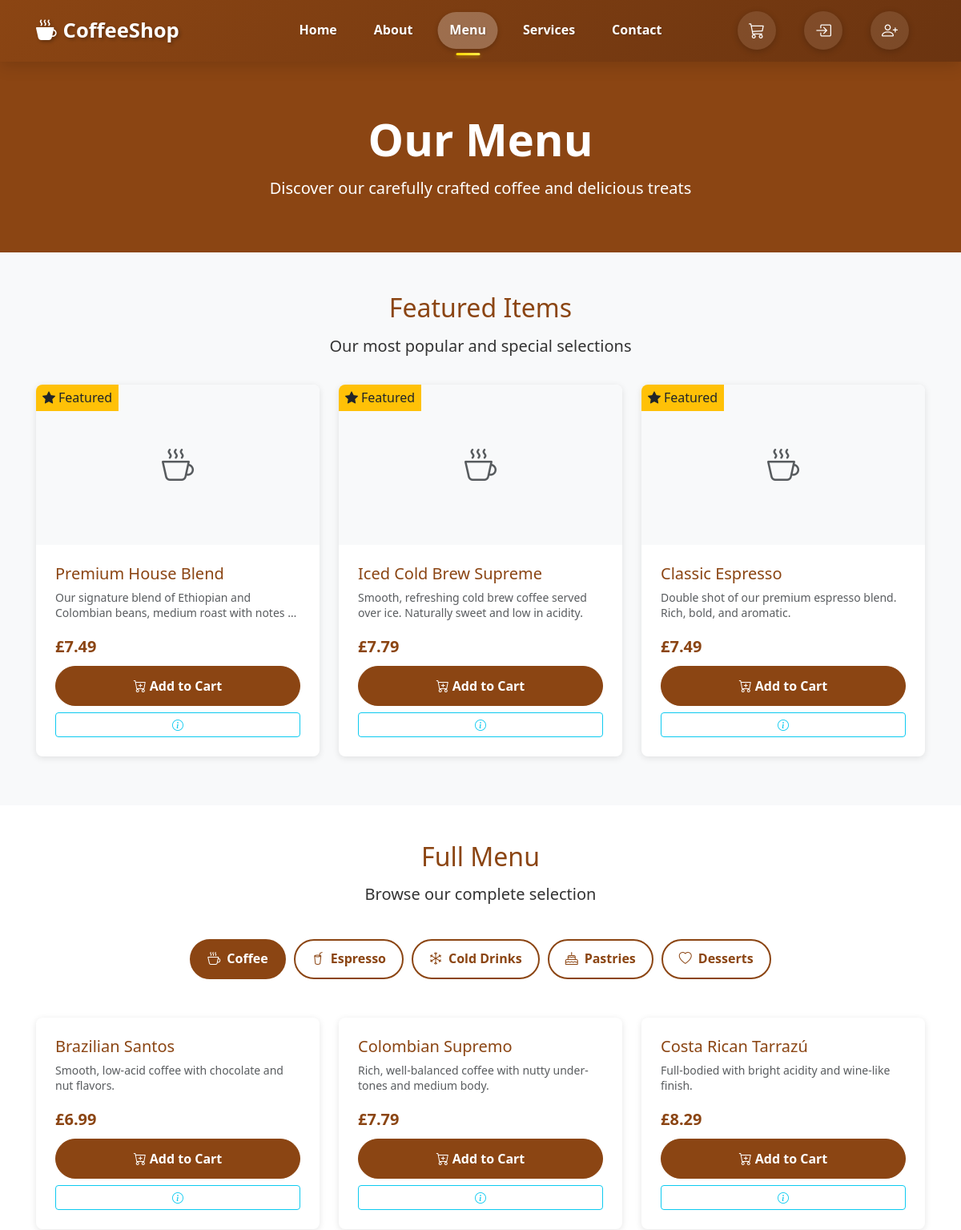
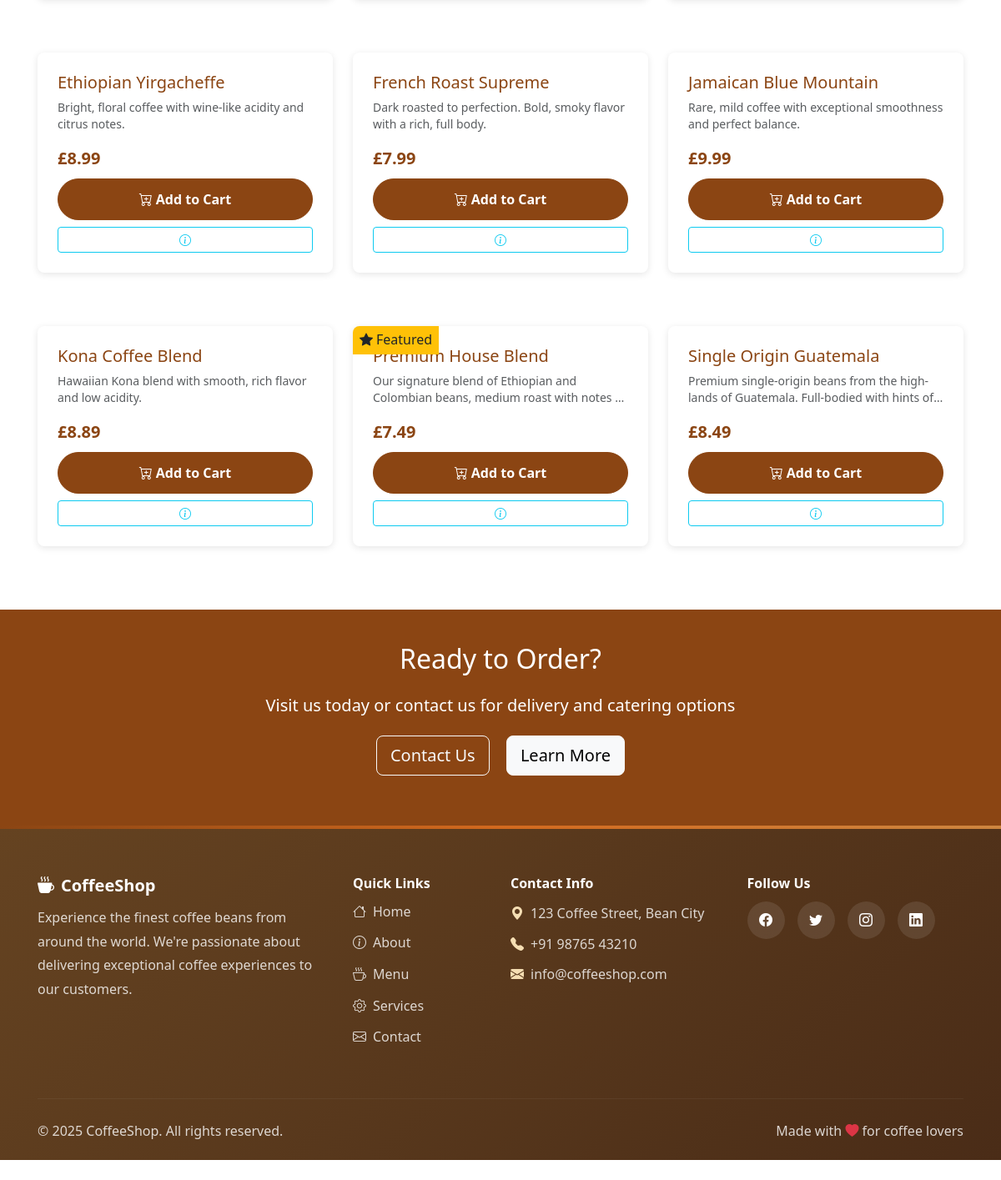
The app's page /menu/ with its own data (2 pictures, top to bottom).
### coffee/models.py (models this page shows, shortened)
class MenuItem(models.Model):
    CATEGORY_CHOICES = [
        ('coffee', 'Coffee'),
        ('espresso', 'Espresso'),
        ('cold_drinks', 'Cold Drinks'),
        ('pastries', 'Pastries'),
        ('sandwiches', 'Sandwiches'),
        ('desserts', 'Desserts'),
    ]
    name = models.CharField(max_length=100)
    description = models.TextField()
    price = models.DecimalField(max_digits=10, decimal_places=2)
    category = models.CharField(max_length=20, choices=CATEGORY_CHOICES, default='coffee')
    category_obj = models.ForeignKey(Category, on_delete=models.CASCADE, null=True, blank=True)
    image_url = models.URLField(blank=True, null=True)
    image = models.ImageField(upload_to='menu_items/', blank=True, null=True)
    stock = models.PositiveIntegerField(default=10, help_text="Available stock quantity")
    is_available = models.BooleanField(default=True)
    is_featured = models.BooleanField(default=False)
    created_at = models.DateTimeField(auto_now_add=True)
    updated_at = models.DateTimeField(auto_now=True)
    @property
    def rating_count(self):
        return self.reviews.count()
    class Meta:
        ordering = ['category', 'name']

### coffee/views.py (the view)
# urls.py: path('menu/', views.menu, name='menu'),
def menu(request):
    coffee_items = MenuItem.objects.filter(category='coffee', is_available=True)
    espresso_items = MenuItem.objects.filter(category='espresso', is_available=True)
    cold_drinks = MenuItem.objects.filter(category='cold_drinks', is_available=True)
    pastries = MenuItem.objects.filter(category='pastries', is_available=True)
    desserts = MenuItem.objects.filter(category='desserts', is_available=True)
    featured_items = MenuItem.objects.filter(is_featured=True, is_available=True)
    currency = request.session.get('currency', 'GBP')
    currency_symbol = settings.CURRENCY_SYMBOLS.get(currency, '£')
    context = {
        'coffee_items': coffee_items,
        'espresso_items': espresso_items,
        'cold_drinks': cold_drinks,
        'pastries': pastries,
        'desserts': desserts,
        'featured_items': featured_items,
        'currency': currency,
        'currency_symbol': currency_symbol,
    }
    return render(request, 'coffee/menu.html', context)

### coffee/templates/coffee/menu.html (shortened to what this page needs)
{% extends 'coffee/base.html' %}
{% load currency_filters %}
{% block content %}
<section class="bg-coffee text-white py-5 mt-5">
    <div class="container">
        <div class="row">
            <div class="col-lg-8 mx-auto text-center" data-aos="fade-up">
                <h1 class="display-4 fw-bold mb-3">Our Menu</h1>
                <p class="lead">Discover our carefully crafted coffee and delicious treats</p>
            </div>
        </div>
    </div>
</section>
{% if featured_items %}
<section class="section-padding bg-light">
    <div class="container">
        <div class="text-center mb-5" data-aos="fade-up">
            <h2 class="text-coffee mb-3">Featured Items</h2>
            <p class="lead">Our most popular and special selections</p>
        </div>
        <div class="row g-4">
            {% for item in featured_items %}
            <div class="col-lg-4 col-md-6">
                <div class="card h-100 menu-card">
                    <div class="position-absolute top-0 start-0 bg-warning text-dark px-2 py-1 rounded-bottom-end" style="z-index: 10;">
                        <i class="bi bi-star-fill me-1"></i>Featured
                    </div>
                    {% if item.image_url %}
                    <div class="menu-img-placeholder" style="display: none;">
                        <i class="bi bi-cup-hot fs-1 text-muted"></i>
                    </div>
                    {% else %}
                    <div class="menu-img-placeholder">
                        <i class="bi bi-cup-hot fs-1 text-muted"></i>
                    </div>
                    {% endif %}
                    <div class="card-body d-flex flex-column">
                        <h5 class="card-title text-coffee">{{ item.name }}</h5>
                        <p class="card-text text-muted small menu-description">{{ item.description|default:"Delicious coffee item prepared with premium ingredients." }}</p>
                        <div class="fw-bold text-coffee mb-2 fs-5">{{ currency_symbol }}{{ item.price }}</div>
                        <div class="mt-auto">
                            <div class="d-grid gap-2">
                                <button class="btn btn-coffee add-to-cart-btn" data-item-id="{{ item.id }}">
                                    <i class="bi bi-cart-plus me-1"></i>Add to Cart
                                </button>
                                <div class="d-flex gap-2">
                                    <button class="btn btn-outline-info btn-sm flex-fill item-details-btn"
                                            data-item-id="{{ item.id }}"
                                            title="View details & reviews">
                                        <i class="bi bi-info-circle"></i>
                                    </button>
                                </div>
                            </div>
                        </div>
                    </div>
                </div>
            </div>
            {% endfor %}
        </div>
    </div>
</section>
{% endif %}
<section class="section-padding">
    <div class="container">
        <div class="text-center mb-5" data-aos="fade-up">
            <h2 class="text-coffee mb-3">Full Menu</h2>
            <p class="lead">Browse our complete selection</p>
        </div>
        <ul class="nav nav-pills justify-content-center mb-5 menu-tabs" id="menuTabs" role="tablist" data-aos="fade-up" data-aos-delay="200">
            <li class="nav-item" role="presentation">
                <button class="nav-link active" id="coffee-tab" data-bs-toggle="pill" data-bs-target="#coffee" type="button">
                    <i class="bi bi-cup-hot me-2"></i>Coffee
                </button>
            </li>
            <li class="nav-item" role="presentation">
                <button class="nav-link" id="espresso-tab" data-bs-toggle="pill" data-bs-target="#espresso" type="button">
                    <i class="bi bi-cup-straw me-2"></i>Espresso
                </button>
            </li>
            <li class="nav-item" role="presentation">
                <button class="nav-link" id="cold-tab" data-bs-toggle="pill" data-bs-target="#cold" type="button">
                    <i class="bi bi-snow me-2"></i>Cold Drinks
                </button>
            </li>
            <li class="nav-item" role="presentation">
                <button class="nav-link" id="pastries-tab" data-bs-toggle="pill" data-bs-target="#pastries" type="button">
                    <i class="bi bi-cake me-2"></i>Pastries
                </button>
            </li>
            <li class="nav-item" role="presentation">
                <button class="nav-link" id="desserts-tab" data-bs-toggle="pill" data-bs-target="#desserts" type="button">
                    <i class="bi bi-heart me-2"></i>Desserts
                </button>
            </li>
        </ul>
        <div class="tab-content" id="menuTabsContent">
            <div class="tab-pane fade show active" id="coffee" role="tabpanel">
                <div class="row g-4">
                    {% for item in coffee_items %}
                    <div class="col-lg-4 col-md-6">
                        <div class="card h-100 menu-card">
                            {% if item.is_featured %}
                            <div class="position-absolute top-0 start-0 bg-warning text-dark px-2 py-1 rounded-bottom-end" style="z-index: 10;">
                                <i class="bi bi-star-fill me-1"></i>Featured
                            </div>
                            {% endif %}
                            <div class="card-body d-flex flex-column">
                                <h5 class="card-title text-coffee">{{ item.name }}</h5>
                                <p class="card-text text-muted small menu-description">{{ item.description|default:"Delicious coffee item prepared with premium ingredients." }}</p>
                                <div class="fw-bold text-coffee mb-2 fs-5">{{ currency_symbol }}{{ item.price }}</div>
                                <div class="mt-auto">
                                    <div class="d-grid gap-2">
                                        <button class="btn btn-coffee add-to-cart-btn" data-item-id="{{ item.id }}">
                                            <i class="bi bi-cart-plus me-1"></i>Add to Cart
                                        </button>
                                        <div class="d-flex gap-2">
                                            <button class="btn btn-outline-info btn-sm flex-fill item-details-btn"
                                                    data-item-id="{{ item.id }}"
                                                    title="View details & reviews">
                                                <i class="bi bi-info-circle"></i>
                                            </button>
                                        </div>
                                    </div>
                                </div>
                            </div>
                        </div>
                    </div>
                    {% empty %}
                    <div class="col-12 text-center py-5">
                        <i class="bi bi-cup fs-1 text-muted mb-3"></i>
                        <p class="text-muted">No coffee items available at the moment.</p>
                    </div>
                    {% endfor %}
                </div>
            </div>
        </div>
    </div>
</section>
<section class="section-padding bg-coffee text-white">
    <div class="container text-center" data-aos="zoom-in">
        <h2 class="mb-4">Ready to Order?</h2>
        <p class="lead mb-4">Visit us today or contact us for delivery and catering options</p>
        <div>
            <a href="{% url 'contact' %}" class="btn btn-outline-light btn-lg me-3">Contact Us</a>
            <a href="{% url 'about' %}" class="btn btn-light btn-lg">Learn More</a>
        </div>
    </div>
</section>
{% endblock %}

### records on screen
MenuItem: name "Premium House Blend", description "Our signature blend of Ethiopian and Colombian beans, medium roast with notes…", currency_symbol "£", price "7.49", is_featured True (drawn)
MenuItem: name "Iced Cold Brew Supreme", description "Smooth, refreshing cold brew coffee served over ice. Naturally sweet and low in acidity.", currency_symbol "£", price "7.79"
MenuItem: name "Classic Espresso", description "Double shot of our premium espresso blend. Rich, bold, and aromatic.", currency_symbol "£", price "7.49"
MenuItem: name "Brazilian Santos", description "Smooth, low-acid coffee with chocolate and nut flavors.", currency_symbol "£", price "6.99"
MenuItem: name "Colombian Supremo", description "Rich, well-balanced coffee with nutty undertones and medium body.", currency_symbol "£", price "7.79"
MenuItem: name "Costa Rican Tarrazú", description "Full-bodied with bright acidity and wine-like finish.", currency_symbol "£", price "8.29"
MenuItem: name "Ethiopian Yirgacheffe", description "Bright, floral coffee with wine-like acidity and citrus notes.", currency_symbol "£", price "8.99"
MenuItem: name "French Roast Supreme", description "Dark roasted to perfection. Bold, smoky flavor with a rich, full body.", currency_symbol "£", price "7.99"
MenuItem: name "Jamaican Blue Mountain", description "Rare, mild coffee with exceptional smoothness and perfect balance.", currency_symbol "£", price "9.99"
MenuItem: name "Kona Coffee Blend", description "Hawaiian Kona blend with smooth, rich flavor and low acidity.", currency_symbol "£", price "8.89"
MenuItem: name "Single Origin Guatemala", description "Premium single-origin beans from the highlands of Guatemala. Full-bodied with hints…", currency_symbol "£", price "8.49"
